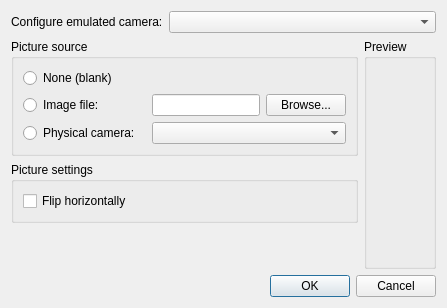
<?xml version="1.0" encoding="UTF-8"?>
<ui version="4.0">
 <class>CameraSettingsDialog</class>
 <widget class="QDialog" name="CameraSettingsDialog">
  <property name="geometry">
   <rect>
    <x>0</x>
    <y>0</y>
    <width>605</width>
    <height>341</height>
   </rect>
  </property>
  <property name="sizePolicy">
   <sizepolicy hsizetype="Fixed" vsizetype="Fixed">
    <horstretch>0</horstretch>
    <verstretch>0</verstretch>
   </sizepolicy>
  </property>
  <property name="windowTitle">
   <string>Camera settings - MelonDS - Ixranium Fork</string>
  </property>
  <layout class="QVBoxLayout" name="verticalLayout">
   <property name="sizeConstraint">
    <enum>QLayout::SetFixedSize</enum>
   </property>
   <item>
    <layout class="QHBoxLayout" name="horizontalLayout" stretch="0,1">
     <item>
      <widget class="QLabel" name="label">
       <property name="text">
        <string>Configure emulated camera:</string>
       </property>
      </widget>
     </item>
     <item>
      <widget class="QComboBox" name="cbCameraSel"/>
     </item>
    </layout>
   </item>
   <item>
    <layout class="QGridLayout" name="gridLayout_3">
     <item row="0" column="0">
      <widget class="QGroupBox" name="groupBox">
       <property name="title">
        <string>Picture source</string>
       </property>
       <layout class="QGridLayout" name="gridLayout_2">
        <item row="1" column="2">
         <widget class="QLineEdit" name="txtSrcImagePath"/>
        </item>
        <item row="0" column="0" colspan="4">
         <widget class="QRadioButton" name="rbPictureNone">
          <property name="text">
           <string>None (blank)</string>
          </property>
         </widget>
        </item>
        <item row="1" column="3">
         <widget class="QPushButton" name="btnSrcImageBrowse">
          <property name="text">
           <string>Browse...</string>
          </property>
         </widget>
        </item>
        <item row="2" column="0">
         <widget class="QRadioButton" name="rbPictureCamera">
          <property name="text">
           <string>Physical camera:</string>
          </property>
         </widget>
        </item>
        <item row="1" column="0">
         <widget class="QRadioButton" name="rbPictureImg">
          <property name="text">
           <string>Image file:</string>
          </property>
         </widget>
        </item>
        <item row="2" column="2" colspan="2">
         <widget class="QComboBox" name="cbPhysicalCamera"/>
        </item>
       </layout>
      </widget>
     </item>
     <item row="1" column="0">
      <widget class="QGroupBox" name="groupBox_3">
       <property name="title">
        <string>Picture settings</string>
       </property>
       <layout class="QGridLayout" name="gridLayout_4">
        <item row="0" column="0">
         <widget class="QCheckBox" name="chkFlipPicture">
          <property name="text">
           <string>Flip horizontally</string>
          </property>
         </widget>
        </item>
       </layout>
      </widget>
     </item>
     <item row="2" column="0">
      <spacer name="verticalSpacer">
       <property name="orientation">
        <enum>Qt::Vertical</enum>
       </property>
       <property name="sizeHint" stdset="0">
        <size>
         <width>20</width>
         <height>40</height>
        </size>
       </property>
      </spacer>
     </item>
     <item row="0" column="2" rowspan="3">
      <widget class="QGroupBox" name="grpPreview">
       <property name="title">
        <string>Preview</string>
       </property>
      </widget>
     </item>
    </layout>
   </item>
   <item>
    <widget class="QDialogButtonBox" name="buttonBox">
     <property name="orientation">
      <enum>Qt::Horizontal</enum>
     </property>
     <property name="standardButtons">
      <set>QDialogButtonBox::Cancel|QDialogButtonBox::Ok</set>
     </property>
    </widget>
   </item>
  </layout>
 </widget>
 <tabstops>
  <tabstop>cbCameraSel</tabstop>
  <tabstop>rbPictureNone</tabstop>
  <tabstop>rbPictureImg</tabstop>
  <tabstop>txtSrcImagePath</tabstop>
  <tabstop>btnSrcImageBrowse</tabstop>
  <tabstop>rbPictureCamera</tabstop>
  <tabstop>cbPhysicalCamera</tabstop>
  <tabstop>chkFlipPicture</tabstop>
 </tabstops>
 <resources/>
 <connections>
  <connection>
   <sender>buttonBox</sender>
   <signal>accepted()</signal>
   <receiver>CameraSettingsDialog</receiver>
   <slot>accept()</slot>
   <hints>
    <hint type="sourcelabel">
     <x>248</x>
     <y>254</y>
    </hint>
    <hint type="destinationlabel">
     <x>157</x>
     <y>274</y>
    </hint>
   </hints>
  </connection>
  <connection>
   <sender>buttonBox</sender>
   <signal>rejected()</signal>
   <receiver>CameraSettingsDialog</receiver>
   <slot>reject()</slot>
   <hints>
    <hint type="sourcelabel">
     <x>316</x>
     <y>260</y>
    </hint>
    <hint type="destinationlabel">
     <x>286</x>
     <y>274</y>
    </hint>
   </hints>
  </connection>
 </connections>
</ui>
